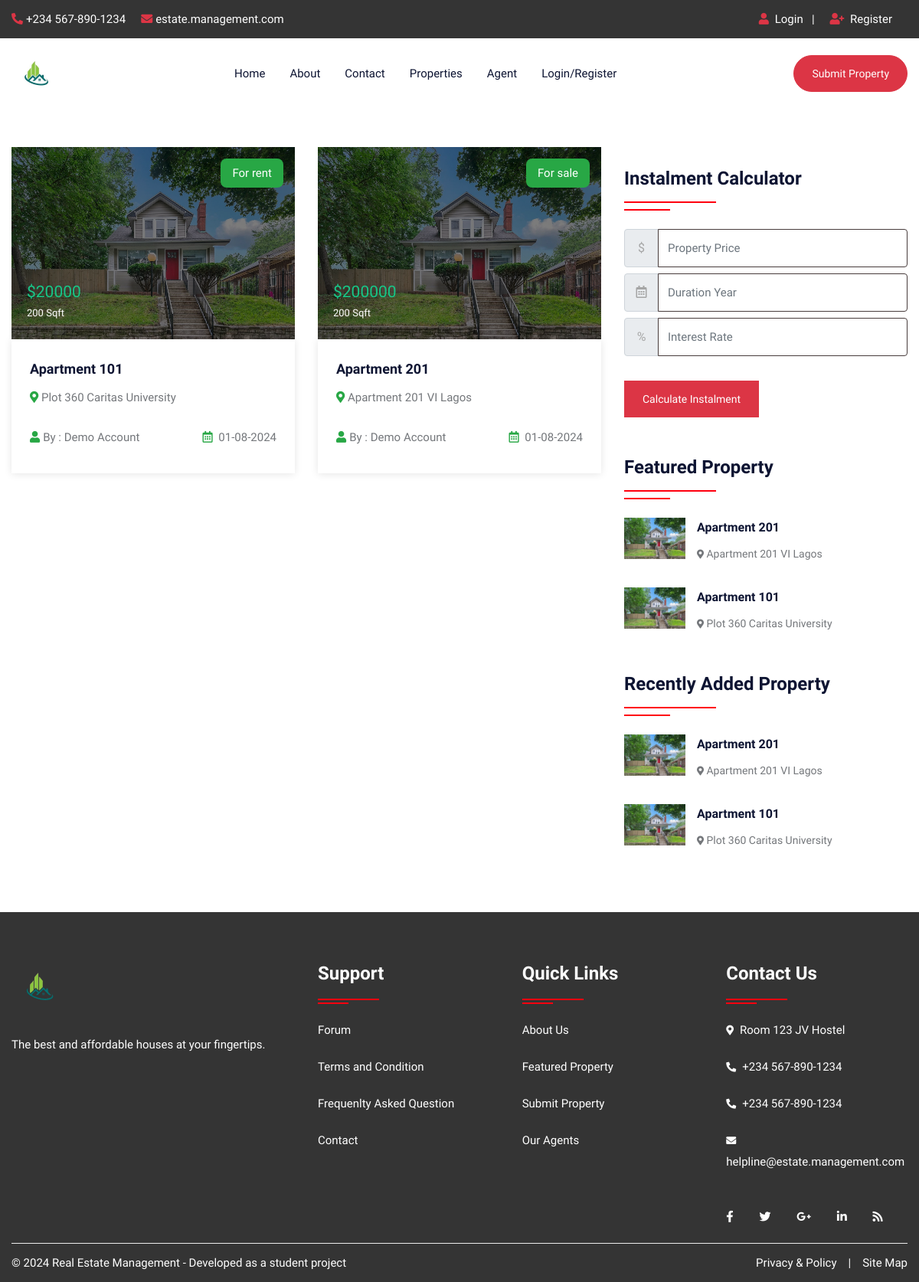
/property.php, run on the app's committed database.
### tables this page shows
CREATE TABLE `property` (
  `pid` int(50) NOT NULL,
  `title` varchar(200) NOT NULL,
  `pcontent` longtext NOT NULL,
  `type` varchar(100) NOT NULL,
  `bhk` varchar(50) NOT NULL,
  `stype` varchar(100) NOT NULL,
  `bedroom` int(50) NOT NULL,
  `bathroom` int(50) NOT NULL,
  `balcony` int(50) NOT NULL,
  `kitchen` int(50) NOT NULL,
  `hall` int(50) NOT NULL,
  `floor` varchar(50) NOT NULL,
  `size` int(50) NOT NULL,
  `price` int(50) NOT NULL,
  `location` varchar(200) NOT NULL,
  `city` varchar(100) NOT NULL,
  `state` varchar(100) NOT NULL,
  `feature` longtext NOT NULL,
  `pimage` varchar(300) NOT NULL,
  `pimage1` varchar(300) NOT NULL,
  `pimage2` varchar(300) NOT NULL,
  `pimage3` varchar(300) NOT NULL,
  `pimage4` varchar(300) NOT NULL,
  `uid` int(50) NOT NULL,
  `status` varchar(50) NOT NULL,
  `mapimage` varchar(300) NOT NULL,
  `topmapimage` varchar(300) NOT NULL,
  `groundmapimage` varchar(300) NOT NULL,
  `totalfloor` varchar(50) NOT NULL,
  `date` datetime NOT NULL DEFAULT current_timestamp(),
  `isFeatured` int(11) DEFAULT NULL
);

CREATE TABLE `user` (
  `uid` int(50) NOT NULL,
  `uname` varchar(100) NOT NULL,
  `uemail` varchar(100) NOT NULL,
  `uphone` varchar(20) NOT NULL,
  `upass` varchar(50) NOT NULL,
  `utype` varchar(50) NOT NULL,
  `uimage` varchar(300) NOT NULL
);

### property.php (the view, shortened to what this page needs)
<!DOCTYPE html>
<html lang="en">
<head>
<link rel="stylesheet" type="text/css" href="css/bootstrap.min.css">
<link rel="stylesheet" type="text/css" href="css/bootstrap-slider.css">
<link rel="stylesheet" type="text/css" href="css/jquery-ui.css">
<link rel="stylesheet" type="text/css" href="css/layerslider.css">
<link rel="stylesheet" type="text/css" href="css/color.css" id="color-change">
<link rel="stylesheet" type="text/css" href="css/owl.carousel.min.css">
<link rel="stylesheet" type="text/css" href="css/font-awesome.min.css">
<link rel="stylesheet" type="text/css" href="fonts/flaticon/flaticon.css">
<link rel="stylesheet" type="text/css" href="css/style.css">
</head>
<body>
<div id="page-wrapper">
    <div class="row">
		<?php include("include/header.php");?>
        <div class="full-row">
            <div class="container">
                <div class="row">
					<div class="col-lg-8">
                        <div class="row">
							<?php
							$query=mysqli_query($con,"SELECT property.*, user.uname,user.utype,user.uimage FROM `property`,`user` WHERE property.uid=user.uid");
								while($row=mysqli_fetch_array($query))
								{
							?>
                            <div class="col-md-6">
                                <div class="featured-thumb hover-zoomer mb-4">
                                    <div class="overlay-black overflow-hidden position-relative"> <img src="admin/property/<?php echo $row['18'];?>" alt="pimage">
                                        <div class="sale bg-success text-white">For <?php echo $row['5'];?></div>
                                        <div class="price text-primary text-capitalize">$<?php echo $row['13'];?> <span class="text-white"><?php echo $row['12'];?> Sqft</span></div>
                                    </div>
                                    <div class="featured-thumb-data shadow-one">
                                        <div class="p-4">
                                            <h5 class="text-secondary hover-text-success mb-2 text-capitalize"><a href="propertydetail.php?pid=<?php echo $row['0'];?>"><?php echo $row['1'];?></a></h5>
                                            <span class="location text-capitalize"><i class="fas fa-map-marker-alt text-success"></i> <?php echo $row['14'];?></span> </div>
                                        <div class="px-4 pb-4 d-inline-block w-100">
                                            <div class="float-left text-capitalize"><i class="fas fa-user text-success mr-1"></i>By : <?php echo $row['uname'];?></div>
                                            <div class="float-right"><i class="far fa-calendar-alt text-success mr-1"></i> <?php echo date('d-m-Y', strtotime($row['date']));?></div>
                                        </div>
                                    </div>
                                </div>
                            </div>
                            <?php } ?>
                        </div>
                    </div>
                    <div class="col-lg-4">
                        <div class="sidebar-widget">
                            <h4 class="double-down-line-left text-secondary position-relative pb-4 my-4">Instalment Calculator</h4>
						<form class="d-inline-block w-100" action="calc.php" method="post">
                            <div class="input-group mb-2 mr-sm-2">
                                <div class="input-group-prepend">
                                    <div class="input-group-text">$</div>
                                </div>
                                <input type="text" class="form-control" name="amount" placeholder="Property Price">
                            </div>
                            <div class="input-group mb-2 mr-sm-2">
                                <div class="input-group-prepend">
                                    <div class="input-group-text"><i class="far fa-calendar-alt"></i></div>
                                </div>
                                <input type="text" class="form-control" name="month" placeholder="Duration Year">
                            </div>
                            <div class="input-group mb-2 mr-sm-2">
                                <div class="input-group-prepend">
                                    <div class="input-group-text">%</div>
                                </div>
                                <input type="text" class="form-control" name="interest" placeholder="Interest Rate">
                            </div>
                            <button type="submit" value="submit" name="calc" class="btn btn-danger mt-4">Calculate Instalment</button>
                        </form>
                        </div>
                        <h4 class="double-down-line-left text-secondary position-relative pb-4 mb-4 mt-5">Featured Property</h4>
                        <ul class="property_list_widget">
                            <?php
                            $query=mysqli_query($con,"SELECT * FROM `property` WHERE isFeatured = 1 ORDER BY date DESC LIMIT 3");
                                    while($row=mysqli_fetch_array($query))
                                    {
                            ?>
                            <li> <img src="admin/property/<?php echo $row['18'];?>" alt="pimage">
                                <h6 class="text-secondary hover-text-success text-capitalize"><a href="propertydetail.php?pid=<?php echo $row['0'];?>"><?php echo $row['1'];?></a></h6>
                                <span class="font-14"><i class="fas fa-map-marker-alt icon-success icon-small"></i> <?php echo $row['14'];?></span>
                            </li>
                            <?php } ?>
                        </ul>
                        <div class="sidebar-widget mt-5">
                            <h4 class="double-down-line-left text-secondary position-relative pb-4 mb-4">Recently Added Property</h4>
                            <ul class="property_list_widget">
								<?php
								$query=mysqli_query($con,"SELECT * FROM `property` ORDER BY date DESC LIMIT 6");
										while($row=mysqli_fetch_array($query))
										{
								?>
                                <li> <img src="admin/property/<?php echo $row['18'];?>" alt="pimage">
                                    <h6 class="text-secondary hover-text-success text-capitalize"><a href="propertydetail.php?pid=<?php echo $row['0'];?>"><?php echo $row['1'];?></a></h6>
                                    <span class="font-14"><i class="fas fa-map-marker-alt icon-success icon-small"></i> <?php echo $row['14'];?></span>
                                </li>
                                <?php } ?>
                            </ul>
                        </div>
                    </div>
                </div>
            </div>
        </div>
		<?php include("include/footer.php");?>
    </div>
</div>
</body>
</html>

### data on the page
property: pimage (picture), stype "rent", price "20000", size "200", title "Apartment 101", location "Plot 360 Caritas University", uid.uname "Demo Account", date "01-08-2024"
property: pimage (picture), stype "sale", price "200000", size "200", title "Apartment 201", location "Apartment 201 VI Lagos", uid.uname "Demo Account", date "01-08-2024"
